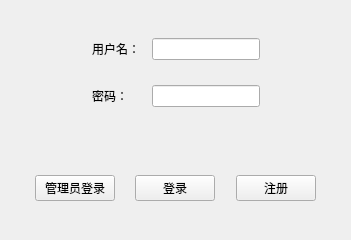
<?xml version="1.0" encoding="UTF-8"?>
<ui version="4.0">
 <class>Widget</class>
 <widget class="QWidget" name="Widget">
  <property name="geometry">
   <rect>
    <x>0</x>
    <y>0</y>
    <width>351</width>
    <height>240</height>
   </rect>
  </property>
  <property name="minimumSize">
   <size>
    <width>351</width>
    <height>240</height>
   </size>
  </property>
  <property name="maximumSize">
   <size>
    <width>351</width>
    <height>240</height>
   </size>
  </property>
  <property name="windowTitle">
   <string>登录界面</string>
  </property>
  <layout class="QVBoxLayout" name="verticalLayout">
   <item>
    <spacer name="verticalSpacer">
     <property name="orientation">
      <enum>Qt::Vertical</enum>
     </property>
     <property name="sizeHint" stdset="0">
      <size>
       <width>20</width>
       <height>40</height>
      </size>
     </property>
    </spacer>
   </item>
   <item>
    <widget class="QWidget" name="widget" native="true">
     <layout class="QGridLayout" name="gridLayout">
      <item row="0" column="1">
       <widget class="QLabel" name="label">
        <property name="text">
         <string>用户名：</string>
        </property>
       </widget>
      </item>
      <item row="2" column="4">
       <widget class="QLineEdit" name="linepassword">
        <property name="maxLength">
         <number>20</number>
        </property>
        <property name="echoMode">
         <enum>QLineEdit::Password</enum>
        </property>
       </widget>
      </item>
      <item row="0" column="0">
       <spacer name="horizontalSpacer_2">
        <property name="orientation">
         <enum>Qt::Horizontal</enum>
        </property>
        <property name="sizeHint" stdset="0">
         <size>
          <width>40</width>
          <height>20</height>
         </size>
        </property>
       </spacer>
      </item>
      <item row="2" column="1">
       <widget class="QLabel" name="label_2">
        <property name="text">
         <string>密码：</string>
        </property>
       </widget>
      </item>
      <item row="0" column="5">
       <spacer name="horizontalSpacer_3">
        <property name="orientation">
         <enum>Qt::Horizontal</enum>
        </property>
        <property name="sizeHint" stdset="0">
         <size>
          <width>40</width>
          <height>20</height>
         </size>
        </property>
       </spacer>
      </item>
      <item row="3" column="3">
       <widget class="QWidget" name="widget_2" native="true"/>
      </item>
      <item row="0" column="4">
       <widget class="QLineEdit" name="lineusername">
        <property name="maxLength">
         <number>10</number>
        </property>
       </widget>
      </item>
      <item row="1" column="4">
       <spacer name="verticalSpacer_4">
        <property name="orientation">
         <enum>Qt::Vertical</enum>
        </property>
        <property name="sizeHint" stdset="0">
         <size>
          <width>20</width>
          <height>40</height>
         </size>
        </property>
       </spacer>
      </item>
     </layout>
    </widget>
   </item>
   <item>
    <spacer name="verticalSpacer_3">
     <property name="orientation">
      <enum>Qt::Vertical</enum>
     </property>
     <property name="sizeHint" stdset="0">
      <size>
       <width>20</width>
       <height>40</height>
      </size>
     </property>
    </spacer>
   </item>
   <item>
    <spacer name="horizontalSpacer">
     <property name="orientation">
      <enum>Qt::Horizontal</enum>
     </property>
     <property name="sizeHint" stdset="0">
      <size>
       <width>40</width>
       <height>20</height>
      </size>
     </property>
    </spacer>
   </item>
   <item>
    <widget class="QWidget" name="widget_3" native="true">
     <layout class="QHBoxLayout" name="horizontalLayout">
      <item>
       <spacer name="horizontalSpacer_4">
        <property name="orientation">
         <enum>Qt::Horizontal</enum>
        </property>
        <property name="sizeHint" stdset="0">
         <size>
          <width>40</width>
          <height>20</height>
         </size>
        </property>
       </spacer>
      </item>
      <item>
       <widget class="QPushButton" name="logAdmin">
        <property name="text">
         <string>管理员登录</string>
        </property>
       </widget>
      </item>
      <item>
       <spacer name="horizontalSpacer_5">
        <property name="orientation">
         <enum>Qt::Horizontal</enum>
        </property>
        <property name="sizeHint" stdset="0">
         <size>
          <width>40</width>
          <height>20</height>
         </size>
        </property>
       </spacer>
      </item>
      <item>
       <widget class="QPushButton" name="logUser">
        <property name="text">
         <string>登录</string>
        </property>
       </widget>
      </item>
      <item>
       <spacer name="horizontalSpacer_6">
        <property name="orientation">
         <enum>Qt::Horizontal</enum>
        </property>
        <property name="sizeHint" stdset="0">
         <size>
          <width>40</width>
          <height>20</height>
         </size>
        </property>
       </spacer>
      </item>
      <item>
       <widget class="QPushButton" name="registerUser">
        <property name="text">
         <string>注册</string>
        </property>
       </widget>
      </item>
      <item>
       <spacer name="horizontalSpacer_7">
        <property name="orientation">
         <enum>Qt::Horizontal</enum>
        </property>
        <property name="sizeHint" stdset="0">
         <size>
          <width>40</width>
          <height>20</height>
         </size>
        </property>
       </spacer>
      </item>
     </layout>
    </widget>
   </item>
   <item>
    <spacer name="verticalSpacer_2">
     <property name="orientation">
      <enum>Qt::Vertical</enum>
     </property>
     <property name="sizeHint" stdset="0">
      <size>
       <width>20</width>
       <height>40</height>
      </size>
     </property>
    </spacer>
   </item>
  </layout>
 </widget>
 <resources/>
 <connections/>
</ui>
